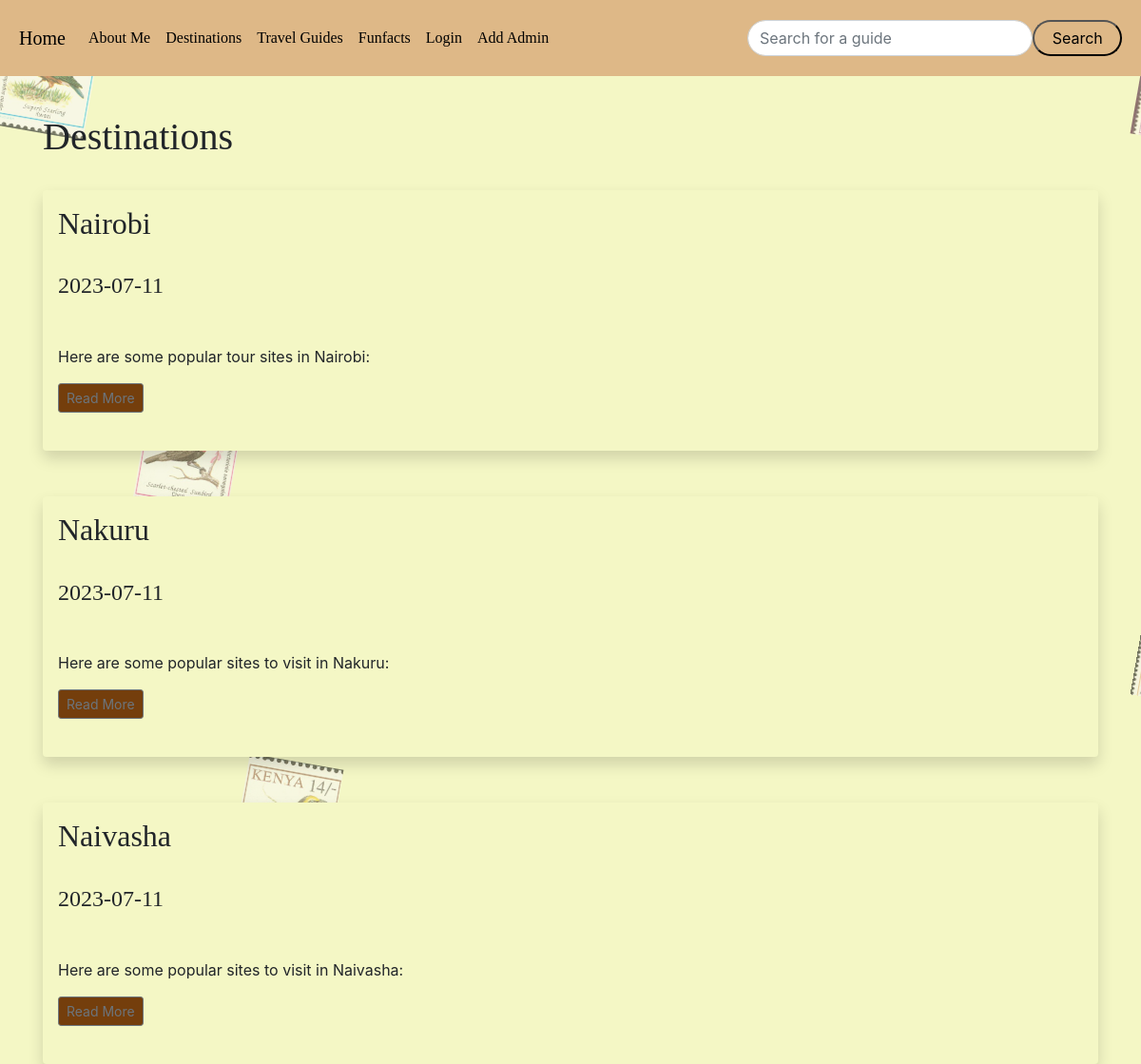
The page /destinations on the database its author committed.
### app.py (models this page shows)
class Destinations(db.Model):
    __tablename__ = 'destinations'
    id = db.Column(db.Integer, primary_key=True)
    title = db.Column(db.String(200), nullable=False)
    date_posted = db.Column(db.Date, default=date.today)
    content = db.Column(db.Text, nullable=False)

### app.py (the view)
@app.route('/destinations')
def destinations():
    destinations = Destinations.query.order_by(Destinations.date_posted)
    return render_template("destinations.html", destinations=destinations)

### app.py
class SearchForm(FlaskForm):
    searched = StringField("Searched", validators=[DataRequired()])
    submit = SubmitField("Search")

### app.py (called while the page is built)
@app.context_processor
def base():
    form = SearchForm()
    return dict(form=form)

### templates/destinations.html (shortened to what this page needs)
{% extends 'base.html' %}
{% block content %}
<br/><br/><br/><br/>
<h1 style="font-family: Papyrus;" >Destinations</h1>
<br/>
<div class="stamp-container">
    <img src="/static/images/stamps20.jpg" alt="Stamp 1" class="stamp" />
    <img src="/static/images/stamps2.jpg" alt="Stamp 10" class="stamp" />
</div>
{% for destination in destinations %}
<div class="shadow p-3 mb-5 bg-body rounded" style="background: #f4f7c5;" >
    <h2 style="font-family: Papyrus;">{{ destination.title }}</h2><br/>
    <h4 style="font-family: Papyrus;">{{ destination.date_posted }}</h4><br/>
    <p style="font-family: Papyrus;">{{ destination.content.split('\n')[0] | safe }}</p>
    {% if destination.content.split('\n')|length > 1 %}
        <a href="{{ url_for('destination', id=destination.id) }}" "javascript:void(0);" onclick="toggleContent('destination{{ destination.id }}')" class="btn btn-outline-secondary btn-sm" style="background-color: #743e0c;">Read More</a>
    {% endif %}
        <br/><br/>
</div>
{% endfor %}
{% endblock %}

### static/styles.css (style rules this page uses)
body, html { margin: 0; padding: 0; }
img { width: 100%; height: 100%; object-fit: cover; }
h2 { font-family: Papyrus; }
body { background-color: #f4f7c5; }

### templates/destinations.html (style rules this page uses)
.stamp-container { position: fixed; top: 0; left: 0; right: 0; bottom: 0; pointer-events: none; z-index: -1; }
.stamp { position: absolute; width: 100px; height: 140px; opacity: 0.6; pointer-events: none; transform: rotate(10deg); }
.stamp:nth-child(1) { top: 600px; left: 1200px; }
.stamp:nth-child(10) { top: 10px; left: 1200px; }

### rows shown on the page
Destinations: title "Nairobi", date_posted "2023-07-11", content "Here are some popular tour sites in Nairobi:"
Destinations: title "Nakuru", date_posted "2023-07-11", content "Here are some popular sites to visit in Nakuru:"
Destinations: title "Naivasha", date_posted "2023-07-11", content "Here are some popular sites to visit in Naivasha:"
